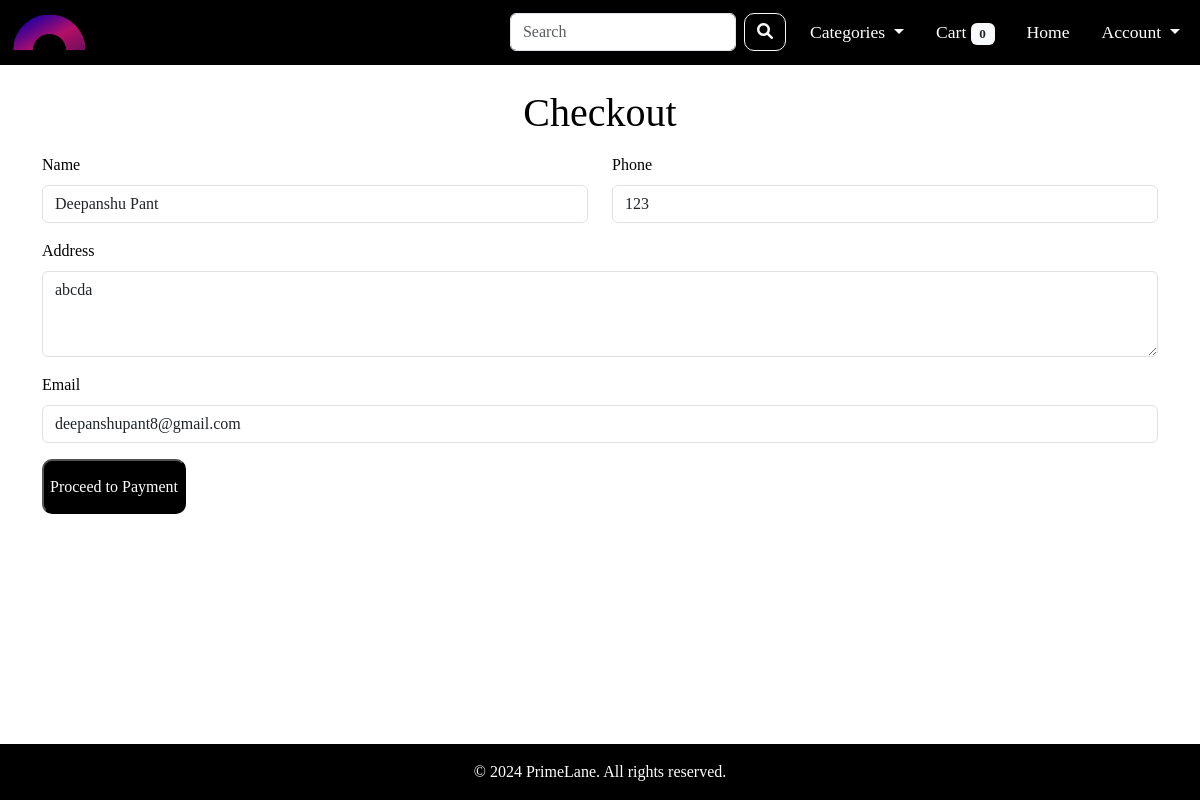
The page /checkout/ (signed in) on the database its author committed.
### app/models.py (models this page shows, shortened)
class User(Base):
    __tablename__ = 'users'
    user_id = Column(Integer, primary_key=True, autoincrement=True)
    user_name = Column(String(100), nullable=False)
    user_email = Column(String(100), nullable=False, unique=True)
    user_password = Column(String(100), nullable=False)
    user_phone_number = Column(String(100), nullable=False)
    user_address = Column(String(200), default="")
    user_role = Column(String(50), default='user', nullable=False)
    created_at = Column(DateTime, default=get_ist_time)
    updated_at = Column(DateTime, default=get_ist_time, onupdate=get_ist_time)
    user_status = Column(String(50), default='active', nullable=False)
    orders = relationship('Order', back_populates='user')
    shopping_carts = relationship('ShoppingCart', back_populates='user')
    @property
    def password(self):
        raise ArithmeticError("Password is not a readable attribute")

### app/routes.py (the view, shortened to what this page needs)
@main.route('/checkout/', methods=['GET', 'POST'])
def checkout():
    user_id = session.get('user_id')
    if not user_id:
        flash("Please log in to proceed with checkout", "warning")
        return redirect(url_for('auth.login'))
    db_session = get_session()
    user = db_session.query(User).filter_by(user_id=user_id).first()
    user_details = {
        'user_name': user.user_name if user else '',
        'user_phone_number': user.user_phone_number if user else '',
        'user_address': user.user_address if user else '',
        'user_email': user.user_email if user else '',
    }
    return render_template('checkout.html', user_details=user_details)

### app/__init__.py (called while the page is built)
def create_app():
    app = Flask(__name__)
    app.config.from_object('config.Config')
    init_db()
    @app.before_request
    def before_request():
        g.rupee_symbol = '₹'
    mail.init_app(app)
    Migrate(app, engine)
    app.register_blueprint(main)
    app.register_blueprint(admin, url_prefix='/admin')
    app.register_blueprint(auth)
    Base.metadata.create_all(engine)
    app.config['SECRET_KEY'] = 'secret_key'
    return app

### app/routes.py (called while the page is built)
@main.before_request
def before_request():
    user_id = session.get('user_id')
    if user_id:
        db_session = get_session()
        products_in_cart = db_session.query(ShoppingCart).filter_by(user_id=user_id).all()
        cart_count = sum(item.cart_quantity for item in products_in_cart)
        g.cart_count = cart_count
    else:
        g.cart_count = 0

@main.before_request
def load_categories():
    db_session = get_session()
    g.categories = db_session.query(Category).all()
    db_session.close()

### db/engine.py (called while the page is built)
def get_session():
    return Session()

### app/templates/checkout.html (shortened to what this page needs)
{% extends 'base.html' %}
{% block content %}
    <div class="container">
        <h1 class="mt-4 mb-3 text-center">Checkout</h1>
        <form method="POST" action="{{ url_for('main.checkout') }}">
            <div class="row">
                <div class="col-12 col-md-6">
                    <div class="mb-3">
                        <label for="user_name" class="form-label">Name</label>
                        <input type="text" id="user_name" name="user_name" class="form-control"
                               value="{{ user_details.user_name }}" required>
                    </div>
                </div>
                <div class="col-12 col-md-6">
                    <div class="mb-3">
                        <label for="user_phone_number" class="form-label">Phone</label>
                        <input type="tel" id="user_phone_number" name="user_phone_number" class="form-control"
                               value="{{ user_details.user_phone_number }}" required>
                    </div>
                </div>
            </div>
            <div class="mb-3">
                <label for="user_address" class="form-label">Address</label>
                <textarea id="user_address" name="user_address" class="form-control"
                          rows="3" required>{{ user_details.user_address }}</textarea>
            </div>
            <div class="mb-3">
                <label for="user_email" class="form-label">Email</label>
                <input type="email" id="user_email" name="user_email" class="form-control"
                       value="{{ user_details.user_email }}" required>
            </div>
            <button type="submit" class="addToCart">Proceed to Payment</button>
        </form>
    </div>
{% endblock %}

### app/static/css/main.css (style rules this page uses)
* { box-sizing: border-box; font-family: agrandir; }
body { background-color: #ffffff; color: black; margin: 0; padding: 0; background-clip: content-box; min-height: 100vh; display: flex; flex-direction: column; }
.addToCart { background-color: black; color: white; height: 55px; border-radius: 10px; }

### rows shown on the page
User: user_name "Deepanshu Pant", user_phone_number "123", user_address "abcda", user_email "deepanshupant8@gmail.com"

### other values the page prints
{{ g.cart_count }} "0"
